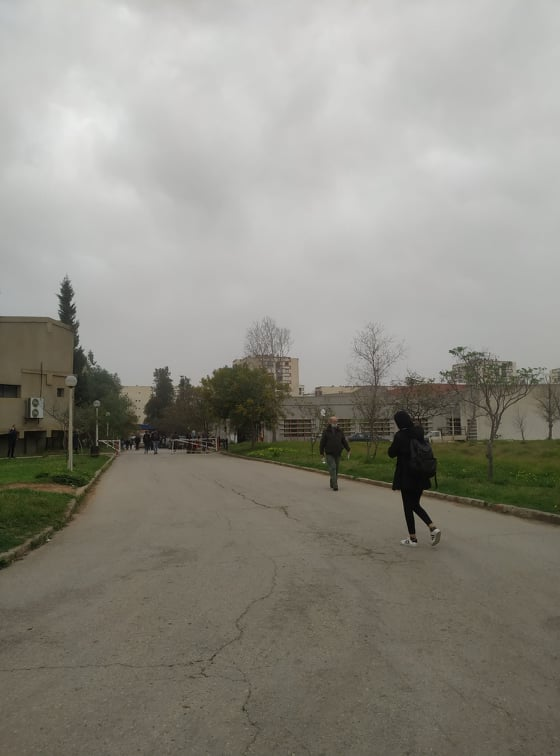
#> input picture image1.jpg, 560 x 756 px
$ python stitchpano.py
#> lines starting #> are read from the running program, lines starting #| are printed output that depends on the picture
import cv2
import numpy as np
import os

# ============================================================
# FONCTION D'AFFICHAGE : redimensionne en gardant l'aspect ratio
# ============================================================
MAX_DISPLAY_W = 1280
MAX_DISPLAY_H = 720

def imshow(title, img):
    h, w = img.shape[:2]
    scale = min(MAX_DISPLAY_W / w, MAX_DISPLAY_H / h, 1.0)
    if scale < 1.0:
        new_w = int(w * scale)
        new_h = int(h * scale)
        img = cv2.resize(img, (new_w, new_h), interpolation=cv2.INTER_AREA)
    cv2.imshow(title, img)

# ============================================================
# LISTE DES IMAGES (peu importe l'ordre, le code les trie)
# ============================================================
script_dir = os.path.dirname(os.path.abspath(__file__))

image_files = ['image1.jpg', 'image2.jpg', 'image3.jpg' ]

# ============================================================
# ETAPE 1 : Charger toutes les images
# cv2.imread ne supporte pas les chemins arabes/unicode sur Windows
# Solution : lire en bytes avec numpy puis decoder avec cv2.imdecode
# ============================================================
def imread_unicode(path):
#> called with path = 'image1.jpg'
    stream = np.fromfile(path, dtype=np.uint8)
    return cv2.imdecode(stream, cv2.IMREAD_COLOR)
#> returned value is the input picture: shape (756, 560, 3); mean B, G, R 131.4, 140.3, 142.4

images = []
for f in image_files:
    full_path = os.path.join(script_dir, f)
    img = imread_unicode(full_path)
    if img is not None:
        images.append(img)
        print(f"Chargee : {f}")
    else:
        print(f"ERREUR : impossible de lire {full_path}")

print(f"\nNombre d'images chargees : {len(images)}")
#| Nombre d'images chargees : 3

# ============================================================
# ETAPE 2 : Detecter l'ordre GAUCHE -> DROITE automatiquement
#
# LOGIQUE :
#   Pour chaque paire (i, j), on calcule l'homographie H de i vers j.
#   H[0,2] = translation horizontale :
#     - H[0,2] > 0  => image i est a DROITE  => son score monte
#     - H[0,2] < 0  => image i est a GAUCHE  => son score descend
#   np.argsort(scores) => ordre croissant = gauche vers droite
# ============================================================
n = len(images)
#> n = 3
scores = np.zeros(n)
#> scores = [0, 0, 0]

sift = cv2.SIFT_create()

kps  = []
dess = []
for img in images:
    gray = cv2.cvtColor(img, cv2.COLOR_BGR2GRAY)
    kp, des = sift.detectAndCompute(gray, None)
    kps.append(kp)
    dess.append(des)
#> this loop made 3 passes
#> pass 1, `gray = cv2.cvtColor(img, cv2.COLOR_BGR2GRAY)`:
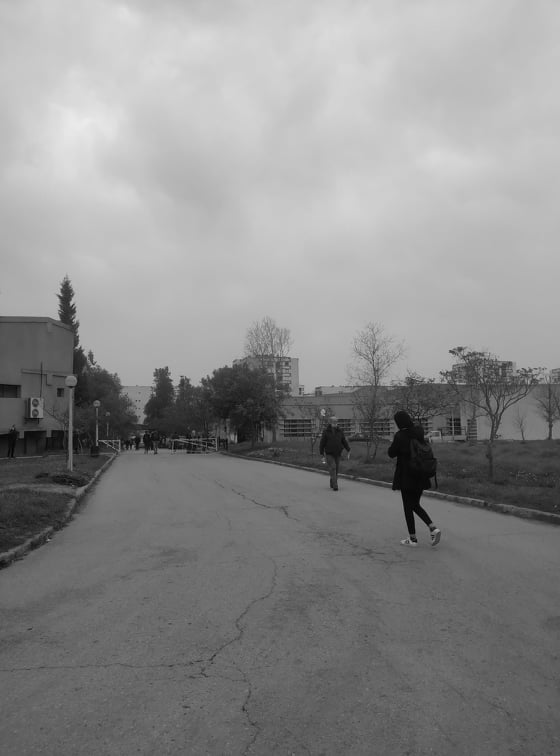
#> gray: shape (756, 560); min 0, max 236, mean 139.9
#> pass 3, `gray = cv2.cvtColor(img, cv2.COLOR_BGR2GRAY)`:
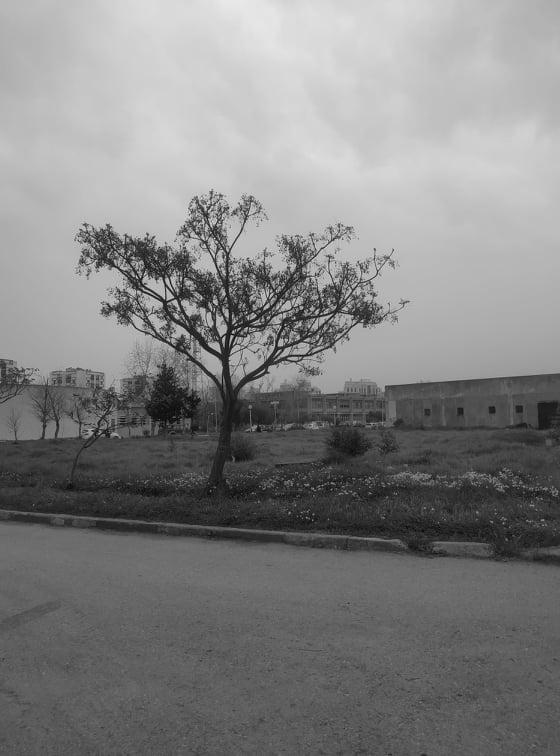
#> gray: shape (756, 560); min 5, max 232, mean 130.7
#> after the loop, dess = 3 items; kps = 3 items

matcher_order = cv2.BFMatcher()
for i in range(n):
    for j in range(n):
        if i == j:
            continue
        matches_ij = matcher_order.knnMatch(dess[i], dess[j], k=2)
        good_ij = [m for m, nn in matches_ij if m.distance < 0.3 * nn.distance]
        if len(good_ij) < 10:
            continue
        src_pts = np.float32([kps[i][m.queryIdx].pt for m in good_ij]).reshape(-1, 1, 2)
        dst_pts = np.float32([kps[j][m.trainIdx].pt for m in good_ij]).reshape(-1, 1, 2)
        M_ij, _ = cv2.findHomography(src_pts, dst_pts, cv2.RANSAC, 5.0)
        if M_ij is None:
            continue
        scores[i] += M_ij[0, 2]
#> after the loop, scores = [-478.2, -419.5, 252.2]

order = np.argsort(scores)
#> order = [0, 1, 2]
images_orig = [images[k]     for k in order]
#> images_orig = 3 items
names_orig  = [image_files[k] for k in order]
#> names_orig = ['image1.jpg', 'image2.jpg', 'image3.jpg']

print("\nOrdre detecte (gauche -> droite) :")
for rank, (name, k) in enumerate(zip(names_orig, order)):
    print(f"  {rank+1}. {name}  (score = {scores[k]:.1f})")
#> this loop made 3 passes
#|   1. image1.jpg  (score = -478.2)
#|   2. image2.jpg  (score = -419.5)
#|   3. image3.jpg  (score = 252.2)

# ============================================================
# ETAPE 3 : Assemblage iteratif
#
# LOGIQUE :
#   - panorama = image la plus a gauche
#   - remaining = les autres images (dans l'ordre gauche->droite)
#   - A chaque etape :
#       1. Le PANORAMA cherche dans remaining quelle image match le mieux
#       2. On stitch panorama + best_match  => nouveau panorama temporaire
#       3. On retire best_match de remaining
#       4. On repete jusqu'a ce que remaining soit vide
#   => Le panorama final est sauvegarde
#
# POURQUOI 0.75 ICI (et pas 0.3) ?
#   0.3 est tres strict, parfait pour le tri initial sur images originales.
#   Mais le panorama contient des zones deformees/floues apres le warp,
#   donc SIFT trouve moins de features nettes => on utilise 0.75
#   (seuil standard de Lowe) pour rester robuste.
# ============================================================

def trim(frame):
    # Version iterative (evite RecursionError sur les grands panoramas)
    # crop top
    while frame.shape[0] > 0 and not np.sum(frame[0]):
        frame = frame[1:]
    # crop bottom
    while frame.shape[0] > 0 and not np.sum(frame[-1]):
        frame = frame[:-1]
    # crop left
    while frame.shape[1] > 0 and not np.sum(frame[:, 0]):
        frame = frame[:, 1:]
    # crop right
    while frame.shape[1] > 0 and not np.sum(frame[:, -1]):
        frame = frame[:, :-1]
    return frame

MIN_MATCH_COUNT = 10

# Panorama initial = image la plus a gauche
panorama   = images_orig[0]
remaining  = list(zip(names_orig[1:], images_orig[1:]))  # (nom, image)
#> remaining = 2 items
step       = 1

while len(remaining) > 0:

    print(f"\n=== Etape {step} : panorama cherche la meilleure image dans remaining ===")
    print(f"    Images restantes : {[r[0] for r in remaining]}")
#|     Images restantes : ['image2.jpg', 'image3.jpg']

    # --- Calculer features du panorama courant ---
    imgr_pano = cv2.cvtColor(panorama, cv2.COLOR_BGR2GRAY)
    kp_pano, des_pano = sift.detectAndCompute(imgr_pano, None)
#> kp_pano = 619 keypoints; strongest (x, y, size): (66, 293, 10.4), (237, 409, 68.3), (450, 351, 2.1), (67, 311, 11.1)

    # --- Trouver quelle image de remaining match le mieux le panorama ---
    best_idx     = 0
    best_good    = []
    best_kp_r    = None
    best_des_r   = None

    for idx, (name_r, img_r) in enumerate(remaining):
        gray_r = cv2.cvtColor(img_r, cv2.COLOR_BGR2GRAY)
        kp_r, des_r = sift.detectAndCompute(gray_r, None)

        match2   = cv2.BFMatcher()
        matches2 = match2.knnMatch(des_r, des_pano, k=2)
        good     = [m for m, nn in matches2 if m.distance < 0.75 * nn.distance]

        print(f"    {name_r} : {len(good)} matches avec le panorama")

        if len(good) > len(best_good):
            best_good  = good
            best_idx   = idx
            best_kp_r  = kp_r
            best_des_r = des_r
#> this loop made 2 passes
#> (name_r, matches2, good, best_good, best_idx) on pass 1: ('image2.jpg', 1175 matches, 96 matches, 96 matches, 0)
#> (name_r, matches2, good) on pass 2: ('image3.jpg', 1198 matches, 24 matches)
#|     image2.jpg : 96 matches avec le panorama
#|     image3.jpg : 24 matches avec le panorama
#> after the loop, best_idx = 0

    best_name, img_r = remaining[best_idx]
#> best_name = 'image2.jpg'
    print(f"\n    => Meilleure image : {best_name} ({len(best_good)} matches)")
#|     => Meilleure image : image2.jpg (96 matches)

    # --- Exactement le code original de stitch.py ---
    imgr = cv2.cvtColor(img_r,    cv2.COLOR_BGR2GRAY)
    imgl = cv2.cvtColor(panorama, cv2.COLOR_BGR2GRAY)

    kpr, desr = sift.detectAndCompute(imgr, None)
#> kpr = 1175 keypoints; strongest (x, y, size): (487, 328, 2), (486, 333, 2.1), (477, 337, 3.2), (479, 308, 4)
    kpl, desl = sift.detectAndCompute(imgl, None)
#> kpl has the same summary as kp_pano

    imshow('original_image_left_keypoints',  cv2.drawKeypoints(panorama, kpl, None))
    cv2.waitKey(0)

    imshow('original_image_right_keypoints', cv2.drawKeypoints(img_r, kpr, None))
#> call 2 of imshow, with title = 'original_image_right_keypoints'
#> in imshow (call 2), `img = cv2.resize(img, (new_w, new_h), interpolation=cv2.INTER_AREA)`:
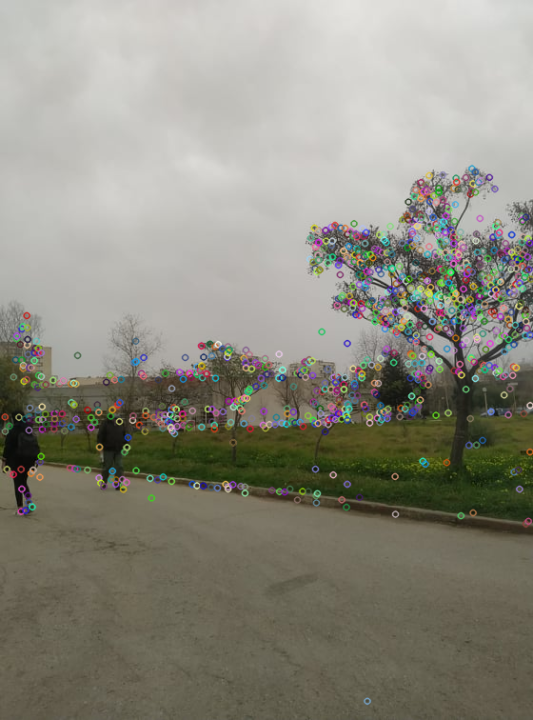
#> img: shape (720, 533, 3); mean of channels 0, 1, 2 126.5, 138.1, 139.8; drawn as B, G, R
    cv2.waitKey(0)

    match3   = cv2.BFMatcher()
    matches3 = match3.knnMatch(desr, desl, k=2)
#> matches3 = 1175 matches

    good = []
    for m, nn in matches3:
        if m.distance < 0.75 * nn.distance:
            good.append(m)
#> after the loop, good = 96 matches

    draw_params = dict(matchColor=(0, 255, 0),
                       singlePointColor=None,
                       flags=2)

    img3 = cv2.drawMatches(img_r, kpr, panorama, kpl, good, None, **draw_params)
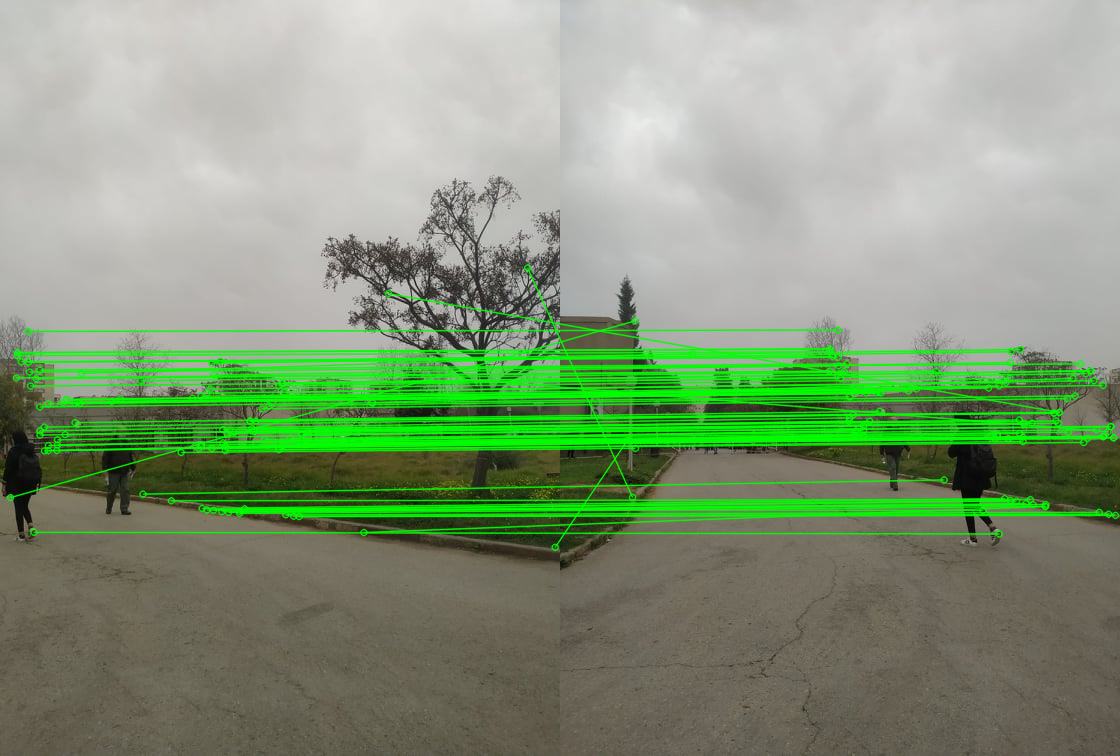
#> img3: shape (756, 1120, 3); mean B, G, R 121.9, 151.9, 132.9
    imshow(f"Draw Matches Left Right - etape {step}", img3)
    cv2.waitKey(0)

    if len(good) > MIN_MATCH_COUNT:
        src_pts = np.float32([kpr[m.queryIdx].pt for m in good]).reshape(-1, 1, 2)
#> src_pts = 96 rows, first 8: [10.06, 497], [15.94, 377.4], [17.1, 355.3], [17.29, 352.2], [17.29, 352.2], [20.8, 361.3], [27.72, 330.9], [28.13, 361.8]
        dst_pts = np.float32([kpl[m.trainIdx].pt for m in good]).reshape(-1, 1, 2)
#> dst_pts = 96 rows, first 8: [74.51, 320.4], [269, 370.6], [269.1, 351.2], [269.5, 348.5], [269.5, 348.5], [271.8, 355.9], [277.5, 329.6], [277.4, 356.9]

        M, mask = cv2.findHomography(src_pts, dst_pts, cv2.RANSAC, 5.0)
#> M = [[0.601, -0.00988, 248.3], [-0.235, 0.781, 60.34], [-0.000602, -0.00011, 1]]; mask = 96 values, max 1 at index 1, min 0 at index 0, mean 0.802

        h, w = imgr.shape
#> h = 756; w = 560
        pts = np.float32([[0,0],[0,h-1],[w-1,h-1],[w-1,0]]).reshape(-1, 1, 2)
#> pts = [[0, 0], [0, 755], [559, 755], [559, 0]]
        dst_overlap = cv2.perspectiveTransform(pts, M)
#> dst_overlap = [[248.3, 60.34], [262.7, 709.3], [993.7, 894], [880.6, -107.2]]
        imgr_poly   = cv2.polylines(imgr.copy(), [np.int32(dst_overlap)], True, 255, 3, cv2.LINE_AA)
        imshow(f"right_image_overlapping - etape {step}", imgr_poly)
        cv2.waitKey(0)

        print(panorama.shape[1] + img_r.shape[1], panorama.shape[0])
#| 1120 756
        dst = cv2.warpPerspective(img_r, M, (panorama.shape[1] + img_r.shape[1], panorama.shape[0]))
        imshow(f"dst warpPerspective - etape {step}", dst)
        cv2.waitKey(0)

        dst[0:panorama.shape[0], 0:panorama.shape[1]] = panorama
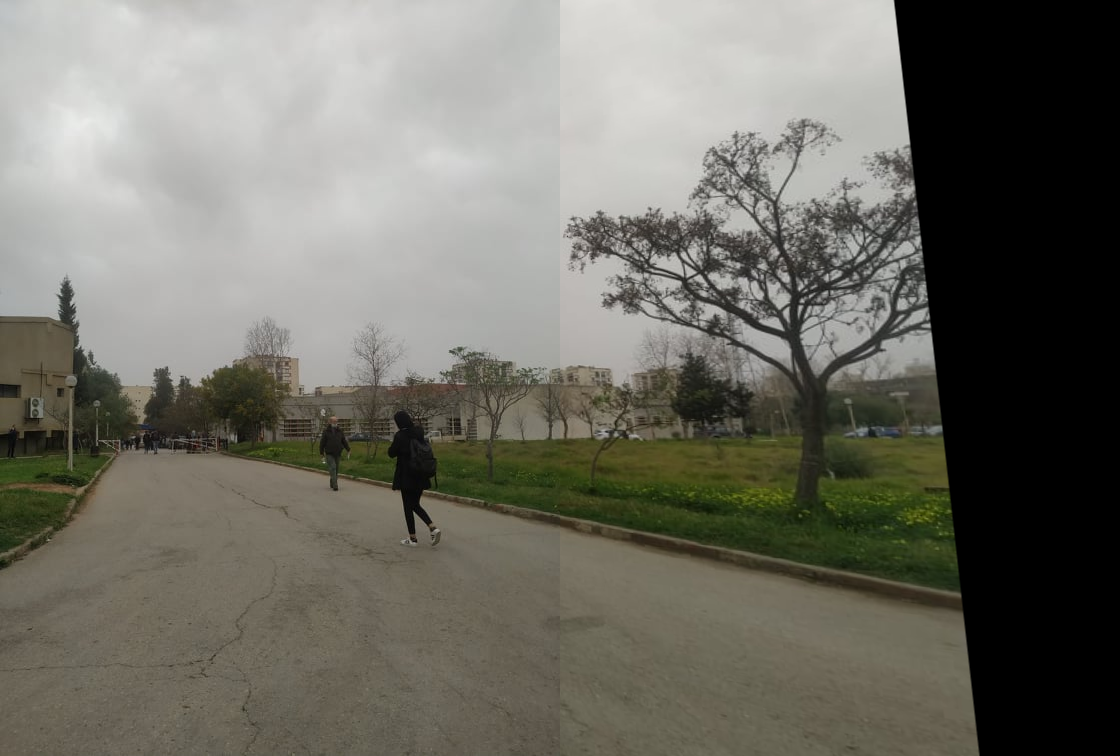
#> dst: shape (756, 1120, 3); mean B, G, R 101.8, 110.8, 112
        imshow(f"add left image to the warped right - etape {step}", dst)
        cv2.waitKey(0)

        # Le panorama temporaire devient le nouveau panorama
        panorama = dst
        print(f"    => Panorama temporaire cree (etape {step})")

    else:
        print(f"Not enough matches found - {len(good)}/{MIN_MATCH_COUNT}")

    # Retirer l'image utilisee de remaining
    remaining.pop(best_idx)
    step += 1

# ============================================================
# ETAPE 4 : Rogner les bords noirs et sauvegarder le panorama final
# ============================================================

arr = np.array([[1, 2, 3, 4, 5], [6, 7, 8, 9, 10]])
print(arr[:, -1])
print(arr[:, :-2])
print(arr[:,0])
print(arr[:,1:])
print(arr[-1])
print(arr[0:-1])
print(arr[0])
print(arr[1:])

imshow("original_image_stitched_crop.jpg", trim(panorama))
#> after the loop in trim, `while frame.shape[0] > 0 and not np.sum(frame[0]):`:
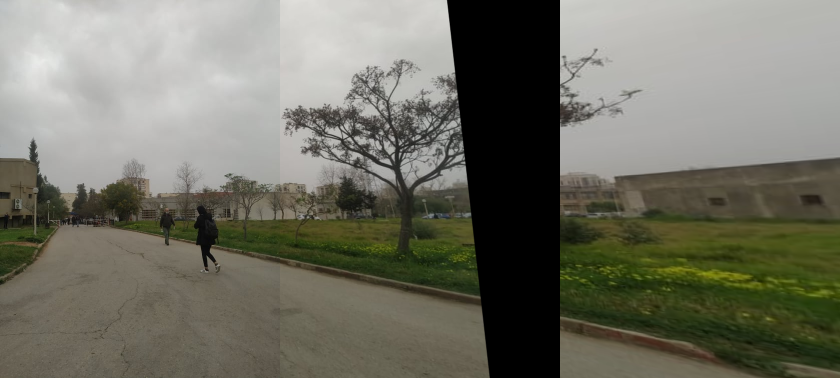
#> frame: shape (756, 1680, 3) (shown at 1/2 size); mean of channels 0, 1, 2 100.6, 113.1, 113.4; drawn as B, G, R
#> in imshow (call 13), `h, w = img.shape[:2]`: w = 1680
#> in imshow (call 13), `scale = min(MAX_DISPLAY_W / w, MAX_DISPLAY_H / h, 1.0)`: scale = 0.762
#> in imshow (call 13), `new_w = int(w * scale)`: new_w = 1280
#> in imshow (call 13), `new_h = int(h * scale)`: new_h = 576
#> in imshow (call 13), `img = cv2.resize(img, (new_w, new_h), interpolation=cv2.INTER_AREA)`:
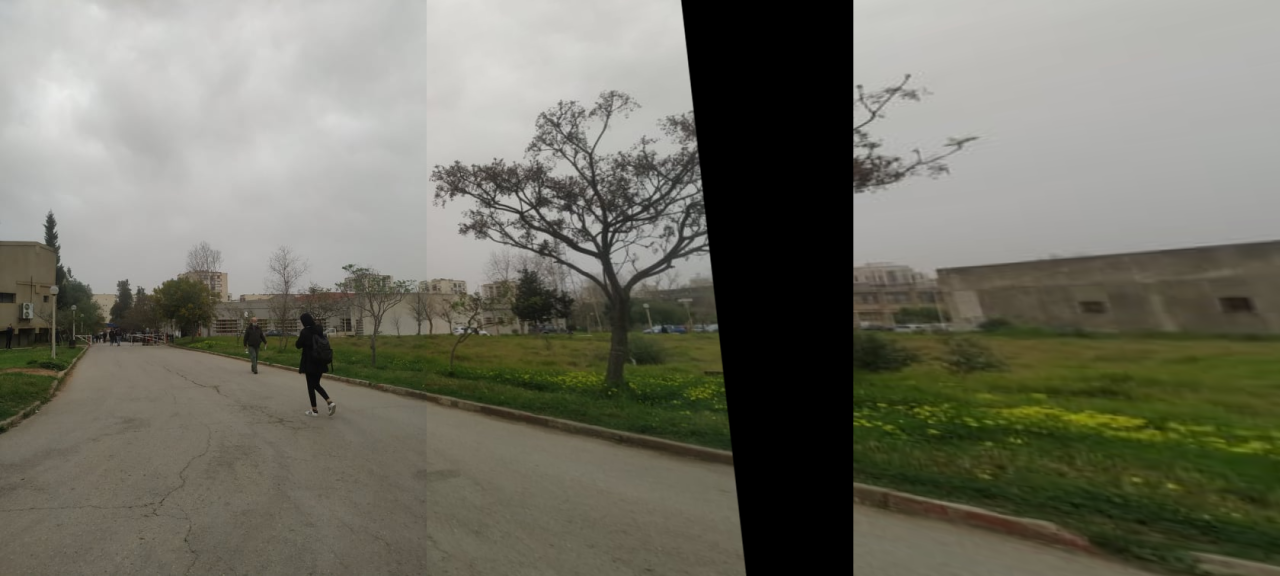
#> img: shape (576, 1280, 3); mean of channels 0, 1, 2 100.6, 113.1, 113.4; drawn as B, G, R
cv2.waitKey(0)
cv2.imwrite("original_image_stitched_crop.jpg", trim(panorama))
print("\nPanorama final sauvegarde : original_image_stitched_crop.jpg")
